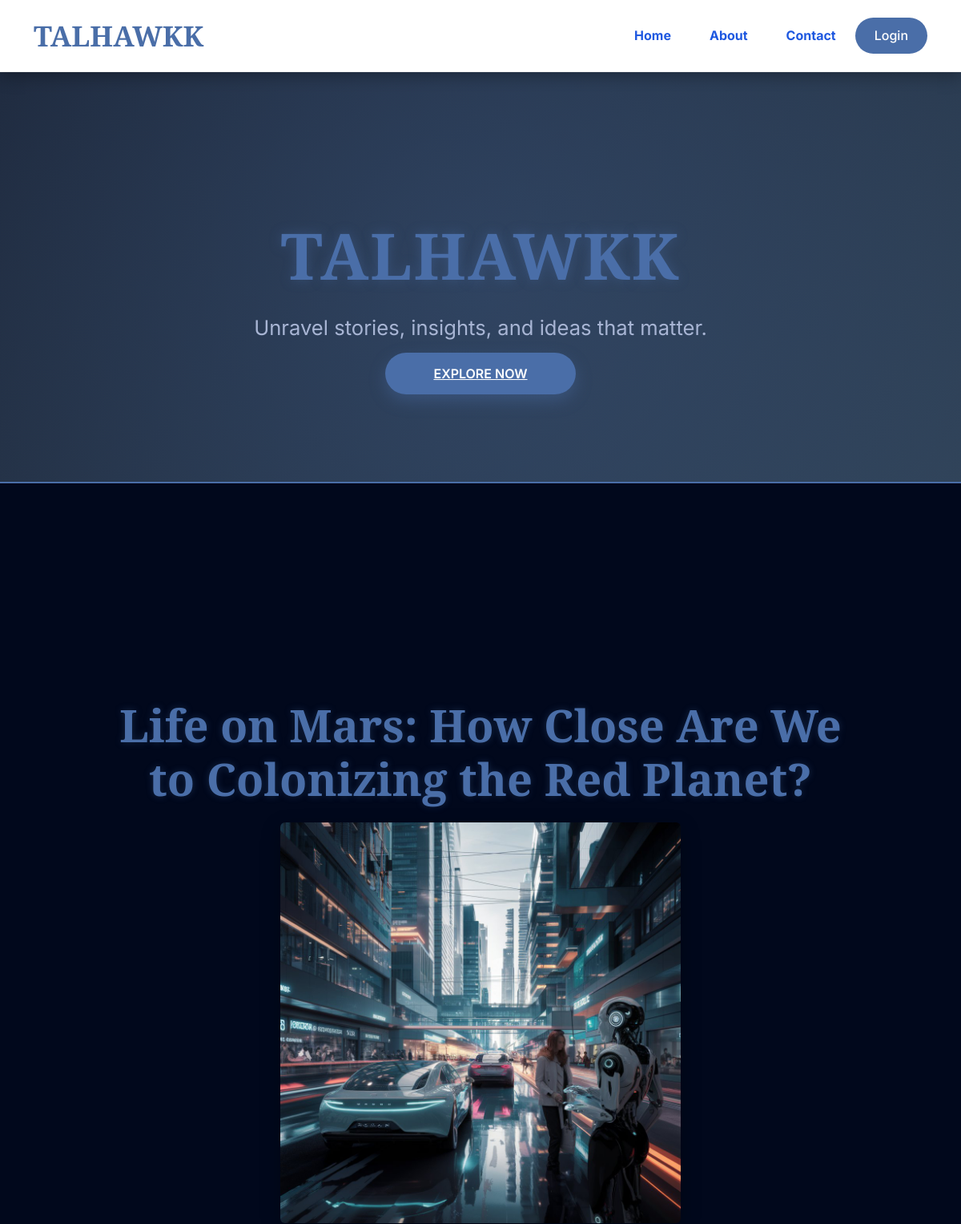
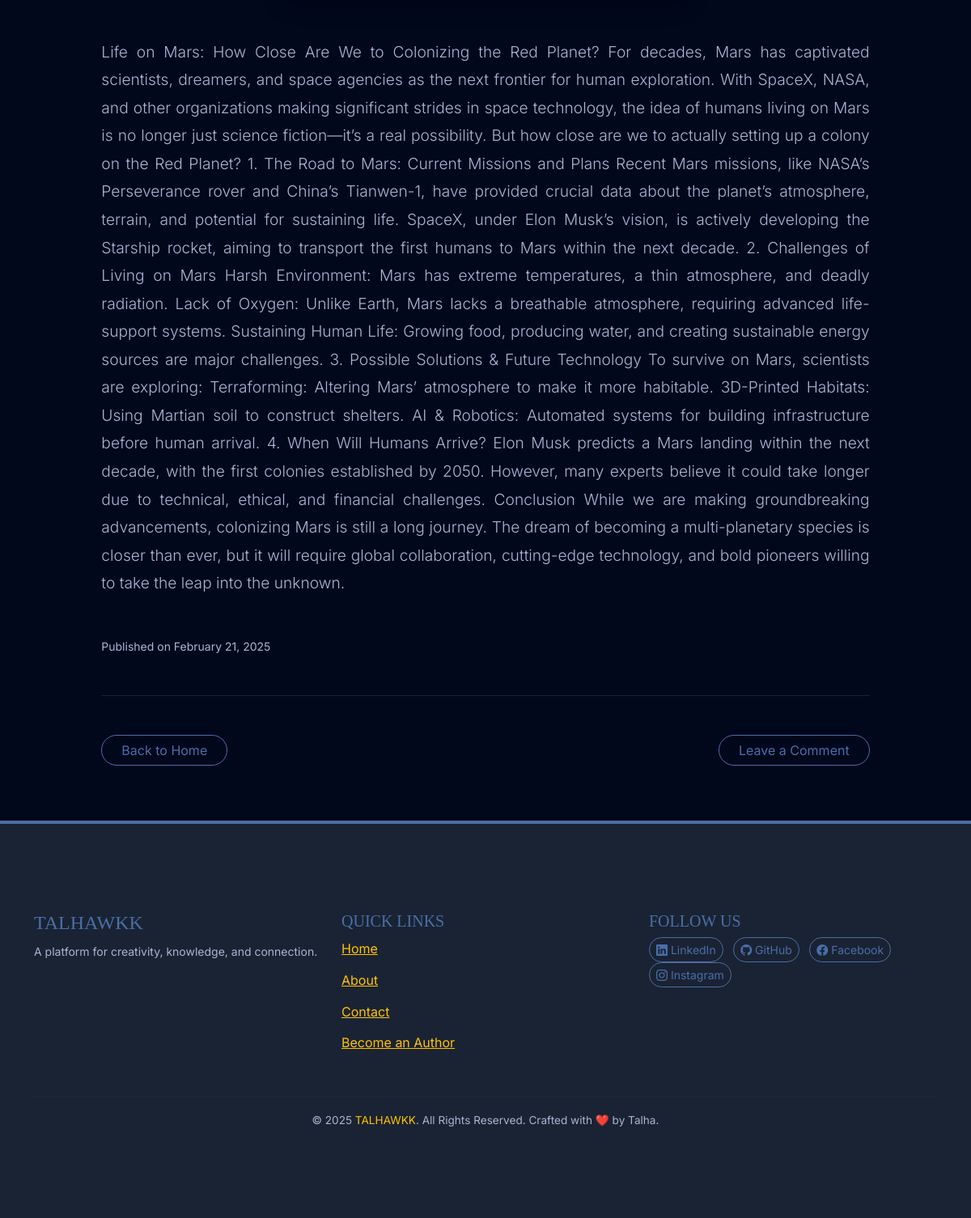
The app's page /blog/5 with its own data (2 pictures, top to bottom).
### blog/models.py (models this page shows, shortened)
class Post(models.Model):
    category = models.ForeignKey('Category', on_delete=models.SET_NULL, null=True, blank=True)
    title = models.CharField(max_length=100)
    content = models.TextField()
    image = models.ImageField(upload_to='blog_images/', null=True, blank=True)  # Added upload_to
    date = models.DateTimeField(auto_now_add=True)

### blog/views.py (the view)
# urls.py: path('blog/<int:id>', views.readblog, name='readblog'),
def readblog(request, id):
    pi=Post.objects.get(pk=id)
    blog=pi
    return render(request, 'blog/readblog.html',{'post':blog})

### blog/templates/blog/readblog.html
{% extends 'blog/base.html' %}
{% load static %}
{% block content1 %}
<div class="container content-wrapper py-5">
  <div class="row justify-content-center">
    <div class="col-md-10">
      <h2 class="fw-bold mb-4 text-center" style="font-family: 'Playfair Display', serif; font-size: 3.5rem; color: #4a6ea8; text-shadow: 0 0 10px rgba(74, 110, 168, 0.3);">{{ post.title }}</h2>
      {% if post.image %}
      <div class="text-center mb-5">
        <img src="{{ post.image.url }}" class="img-fluid rounded" alt="{{ post.title }}" style="max-height: 500px; object-fit: cover; border-radius: 15px; box-shadow: 0 8px 25px rgba(0, 0, 0, 0.3);">
      </div>
      {% endif %}
      <div class="post-content">
        <p class="lead" style="color: #a8b5d4; text-align: justify; font-size: 1.2rem; line-height: 1.8;">{{ post.content }}</p>
      </div>
      <div class="d-flex justify-content-between align-items-center mt-5">
        <span class="small" style="color: #a8b5d4;">Published on {{ post.date|date:"F j, Y" }}</span>
      </div>
      <hr class="my-5" style="border-color: #4a6ea8;">
      <div class="d-flex justify-content-between">
        <a href="{% url 'home' %}" class="btn btn-outline-light rounded-pill px-4" style="border-color: #4a6ea8; color: #4a6ea8;">Back to Home</a>
        <a href="#" class="btn btn-outline-light rounded-pill px-4" style="border-color: #4a6ea8; color: #4a6ea8;">Leave a Comment</a>
      </div>
    </div>
  </div>
</div>
{% endblock content1 %}

### blog/static/blog/css/style.css (style rules this page uses)
body { background-color: #2a2f35; font-family: 'Nunito', sans-serif; color: #f1f4f7; }
body { background-color: #f4f7fa; }
.mb-4 { margin-bottom: 20px !important; }
html, body { height: 100%; }

### blog/templates/blog/base.html (style rules this page uses)
body { font-family: 'Inter', sans-serif; background: #01081c; color: #e0e0e0; line-height: 1.8; overflow-x: hidden; margin: 0; }
.content-wrapper { max-width: 1200px; margin: 0 auto; padding: 60px 20px 20px; background: none; box-shadow: none; }

### records on screen
Post: title "Life on Mars: How Close Are We to Colonizing the Red Planet?", image (picture), content "Life on Mars: How Close Are We to Colonizing the Red Planet? For decades, Mars has captivated scientists, dreamers, and space agencies as the next frontier for human exploration. With SpaceX, NASA, and other organizations making significant strides in space technology, the idea of humans living on Mars is no longer just science fiction—it’s a real possibility. But how close are we to actually setting up a colony on the Red Planet? 1. The Road to Mars: Current Missions and Plans Recent Mars missions, like NASA’s Perseverance rover and China’s Tianwen-1, have provided crucial data about the planet’s atmosphere, terrain, and potential for sustaining life. SpaceX, under Elon Musk’s vision, is…", date "February 21, 2025"
